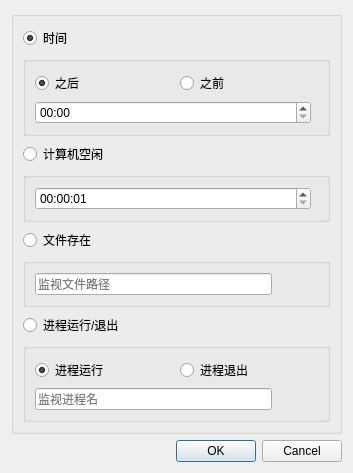
<?xml version="1.0" encoding="UTF-8"?>
<ui version="4.0">
 <class>CConditionEditDialog</class>
 <widget class="QDialog" name="CConditionEditDialog">
  <property name="geometry">
   <rect>
    <x>0</x>
    <y>0</y>
    <width>353</width>
    <height>411</height>
   </rect>
  </property>
  <property name="windowTitle">
   <string>状态条件</string>
  </property>
  <layout class="QVBoxLayout" name="verticalLayout_3">
   <item>
    <widget class="QGroupBox" name="groupBox">
     <property name="title">
      <string/>
     </property>
     <layout class="QVBoxLayout" name="verticalLayout_2">
      <item>
       <widget class="QRadioButton" name="radioButton_timeCondition">
        <property name="text">
         <string>时间</string>
        </property>
        <property name="checked">
         <bool>true</bool>
        </property>
       </widget>
      </item>
      <item>
       <widget class="QGroupBox" name="groupBox_time">
        <property name="title">
         <string/>
        </property>
        <layout class="QVBoxLayout" name="verticalLayout">
         <item>
          <layout class="QHBoxLayout" name="horizontalLayout_4">
           <item>
            <widget class="QRadioButton" name="radioButton_after">
             <property name="text">
              <string>之后</string>
             </property>
             <property name="checked">
              <bool>true</bool>
             </property>
            </widget>
           </item>
           <item>
            <widget class="QRadioButton" name="radioButton_before">
             <property name="text">
              <string>之前</string>
             </property>
            </widget>
           </item>
          </layout>
         </item>
         <item>
          <layout class="QHBoxLayout" name="horizontalLayout_5">
           <item>
            <widget class="QTimeEdit" name="timeEdit_time">
             <property name="displayFormat">
              <string>HH:mm</string>
             </property>
            </widget>
           </item>
           <item>
            <spacer name="horizontalSpacer_3">
             <property name="orientation">
              <enum>Qt::Horizontal</enum>
             </property>
            </spacer>
           </item>
          </layout>
         </item>
        </layout>
       </widget>
      </item>
      <item>
       <widget class="QRadioButton" name="radioButton_idleCondition">
        <property name="text">
         <string>计算机空闲</string>
        </property>
       </widget>
      </item>
      <item>
       <widget class="QGroupBox" name="groupBox_idle">
        <property name="title">
         <string/>
        </property>
        <layout class="QVBoxLayout" name="verticalLayout_4">
         <item>
          <layout class="QHBoxLayout" name="horizontalLayout_10">
           <item>
            <widget class="QTimeEdit" name="timeEdit_idle">
             <property name="dateTime">
              <datetime>
               <hour>0</hour>
               <minute>0</minute>
               <second>1</second>
               <year>2000</year>
               <month>1</month>
               <day>1</day>
              </datetime>
             </property>
             <property name="minimumTime">
              <time>
               <hour>0</hour>
               <minute>0</minute>
               <second>1</second>
              </time>
             </property>
             <property name="displayFormat">
              <string>HH:mm:ss</string>
             </property>
            </widget>
           </item>
           <item>
            <spacer name="horizontalSpacer_4">
             <property name="orientation">
              <enum>Qt::Horizontal</enum>
             </property>
            </spacer>
           </item>
          </layout>
         </item>
        </layout>
       </widget>
      </item>
      <item>
       <widget class="QRadioButton" name="radioButton_fileCondition">
        <property name="text">
         <string>文件存在</string>
        </property>
       </widget>
      </item>
      <item>
       <widget class="QGroupBox" name="groupBox_fileTrigger">
        <property name="title">
         <string/>
        </property>
        <layout class="QHBoxLayout" name="horizontalLayout_6">
         <item>
          <widget class="QLineEdit" name="lineEdit_watchFile">
           <property name="placeholderText">
            <string>监视文件路径</string>
           </property>
          </widget>
         </item>
         <item>
          <widget class="QPushButton" name="pushButton_explorer">
           <property name="text">
            <string/>
           </property>
           <property name="icon">
            <iconset resource="../qrc.qrc">
             <normaloff>:/image/folder.png</normaloff>:/image/folder.png</iconset>
           </property>
           <property name="flat">
            <bool>true</bool>
           </property>
          </widget>
         </item>
        </layout>
       </widget>
      </item>
      <item>
       <widget class="QRadioButton" name="radioButton_processCondition">
        <property name="text">
         <string>进程运行/退出</string>
        </property>
       </widget>
      </item>
      <item>
       <widget class="QGroupBox" name="groupBox_processTrigger">
        <property name="title">
         <string/>
        </property>
        <layout class="QVBoxLayout" name="verticalLayout_7">
         <item>
          <layout class="QHBoxLayout" name="horizontalLayout_8">
           <item>
            <widget class="QRadioButton" name="radioButton_processRunning">
             <property name="text">
              <string>进程运行</string>
             </property>
             <property name="checked">
              <bool>true</bool>
             </property>
            </widget>
           </item>
           <item>
            <widget class="QRadioButton" name="radioButton_processNotRunning">
             <property name="text">
              <string>进程退出</string>
             </property>
            </widget>
           </item>
          </layout>
         </item>
         <item>
          <layout class="QHBoxLayout" name="horizontalLayout_7">
           <item>
            <widget class="QLineEdit" name="lineEdit_watchProcess">
             <property name="placeholderText">
              <string>监视进程名</string>
             </property>
            </widget>
           </item>
           <item>
            <widget class="QPushButton" name="pushButton_selectProcess">
             <property name="text">
              <string/>
             </property>
             <property name="icon">
              <iconset resource="../qrc.qrc">
               <normaloff>:/image/search.png</normaloff>:/image/search.png</iconset>
             </property>
             <property name="flat">
              <bool>true</bool>
             </property>
            </widget>
           </item>
          </layout>
         </item>
        </layout>
       </widget>
      </item>
     </layout>
    </widget>
   </item>
   <item>
    <spacer name="verticalSpacer">
     <property name="orientation">
      <enum>Qt::Vertical</enum>
     </property>
     <property name="sizeHint" stdset="0">
      <size>
       <width>20</width>
       <height>60</height>
      </size>
     </property>
    </spacer>
   </item>
   <item>
    <layout class="QHBoxLayout" name="horizontalLayout">
     <item>
      <widget class="QLabel" name="label_error">
       <property name="text">
        <string/>
       </property>
      </widget>
     </item>
     <item>
      <spacer name="horizontalSpacer">
       <property name="orientation">
        <enum>Qt::Horizontal</enum>
       </property>
       <property name="sizeHint" stdset="0">
        <size>
         <width>160</width>
         <height>20</height>
        </size>
       </property>
      </spacer>
     </item>
     <item>
      <widget class="QDialogButtonBox" name="buttonBox">
       <property name="orientation">
        <enum>Qt::Horizontal</enum>
       </property>
       <property name="standardButtons">
        <set>QDialogButtonBox::Cancel|QDialogButtonBox::Ok</set>
       </property>
      </widget>
     </item>
    </layout>
   </item>
  </layout>
 </widget>
 <resources>
  <include location="../qrc.qrc"/>
 </resources>
 <connections>
  <connection>
   <sender>buttonBox</sender>
   <signal>rejected()</signal>
   <receiver>CConditionEditDialog</receiver>
   <slot>reject()</slot>
   <hints>
    <hint type="sourcelabel">
     <x>209</x>
     <y>401</y>
    </hint>
    <hint type="destinationlabel">
     <x>209</x>
     <y>274</y>
    </hint>
   </hints>
  </connection>
  <connection>
   <sender>radioButton_timeCondition</sender>
   <signal>toggled(bool)</signal>
   <receiver>groupBox_time</receiver>
   <slot>setVisible(bool)</slot>
   <hints>
    <hint type="sourcelabel">
     <x>47</x>
     <y>28</y>
    </hint>
    <hint type="destinationlabel">
     <x>106</x>
     <y>44</y>
    </hint>
   </hints>
  </connection>
  <connection>
   <sender>radioButton_fileCondition</sender>
   <signal>toggled(bool)</signal>
   <receiver>groupBox_fileTrigger</receiver>
   <slot>setVisible(bool)</slot>
   <hints>
    <hint type="sourcelabel">
     <x>85</x>
     <y>198</y>
    </hint>
    <hint type="destinationlabel">
     <x>95</x>
     <y>248</y>
    </hint>
   </hints>
  </connection>
  <connection>
   <sender>radioButton_processCondition</sender>
   <signal>toggled(bool)</signal>
   <receiver>groupBox_processTrigger</receiver>
   <slot>setVisible(bool)</slot>
   <hints>
    <hint type="sourcelabel">
     <x>119</x>
     <y>270</y>
    </hint>
    <hint type="destinationlabel">
     <x>143</x>
     <y>346</y>
    </hint>
   </hints>
  </connection>
  <connection>
   <sender>radioButton_idleCondition</sender>
   <signal>toggled(bool)</signal>
   <receiver>groupBox_idle</receiver>
   <slot>setVisible(bool)</slot>
   <hints>
    <hint type="sourcelabel">
     <x>47</x>
     <y>122</y>
    </hint>
    <hint type="destinationlabel">
     <x>176</x>
     <y>149</y>
    </hint>
   </hints>
  </connection>
 </connections>
</ui>
